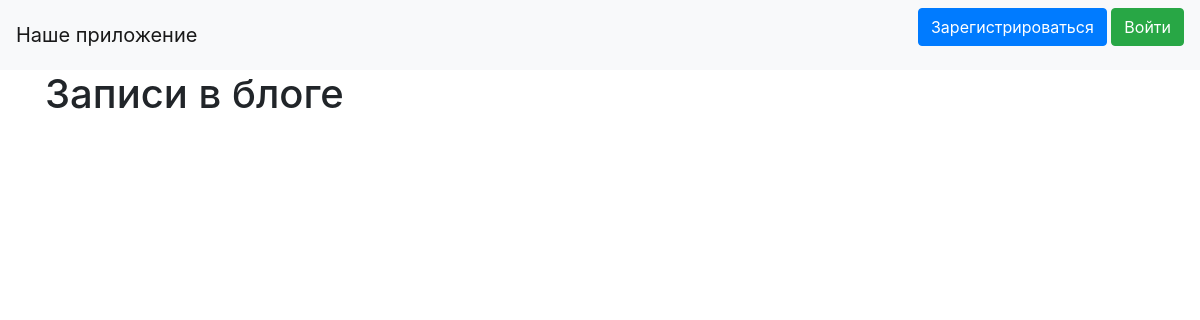
Before: / with the older database file.
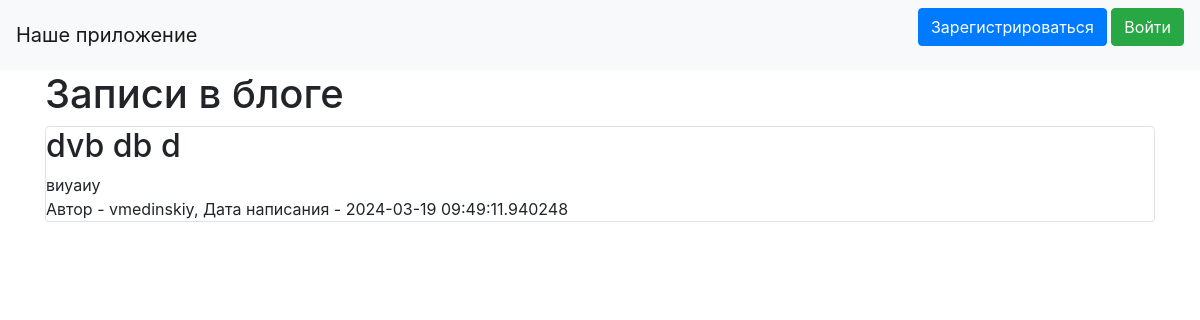
After: the same page with the newer database file.
### data/news.py (models this page shows)
class News(SqlAlchemyBase):
    __tablename__ = 'news'
    id = sqlalchemy.Column(sqlalchemy.Integer, primary_key=True, autoincrement=True)
    title = sqlalchemy.Column(sqlalchemy.String, nullable=True)
    content = sqlalchemy.Column(sqlalchemy.String, nullable=True)
    created_date = sqlalchemy.Column(sqlalchemy.DateTime, default=datetime.datetime.now)
    is_private = sqlalchemy.Column(sqlalchemy.Boolean, default=True)
    user_id = sqlalchemy.Column(sqlalchemy.Integer, sqlalchemy.ForeignKey("users.id"))
    user = orm.relationship('User')
    categories = orm.relationship("Category", secondary="association", backref="news")

### data/users.py (models this page shows, shortened)
class User(SqlAlchemyBase, UserMixin):
    __tablename__ = 'users'
    id = sqlalchemy.Column(sqlalchemy.Integer, primary_key=True, autoincrement=True)
    name = sqlalchemy.Column(sqlalchemy.String, nullable=True)
    about = sqlalchemy.Column(sqlalchemy.String, nullable=True)
    email = sqlalchemy.Column(sqlalchemy.String, index=True, unique=True, nullable=True)
    hashed_password = sqlalchemy.Column(sqlalchemy.String, nullable=True)
    created_date = sqlalchemy.Column(sqlalchemy.DateTime, default=datetime.datetime.now)
    news = orm.relationship("News", back_populates='user')

### server.py (the view)
@app.route("/")
def index():
    db_sess = db_session.create_session()
    if current_user.is_authenticated:
        news = db_sess.query(News).filter((News.user == current_user) | (News.is_private != True))
    else:
        news = db_sess.query(News).filter(News.is_private != True)
    return render_template("index.html", news=news)

### data/db_session.py (called while the page is built)
def create_session() -> Session:
    global __factory
    return __factory()

### templates/index.html (shortened to what this page needs)
{% extends "base.html" %}
{% block content %}
    <h1>Записи в блоге</h1>
    {% for item in news %}
        <div class="col-md6 border rounded">
            <h2>{{ item.title }}</h2>
            <div>
                {{ item.content }}
            </div>
            <div>
                Автор - {{ item.user.name }}, Дата написания - {{ item.created_date }}
            </div>
        </div>
    {% endfor %}
{% endblock %}

### templates/base.html (shortened to what this page needs)
<!doctype html>
<html lang="en">
<head>
    <link rel="stylesheet"
          href="https://stackpath.bootstrapcdn.com/bootstrap/4.4.1/css/bootstrap.min.css"
>
</head>
<body>
<header>
    <nav class="navbar navbar-light bg-light">
        <a class="navbar-brand" href="#">Наше приложение</a>
        {% if current_user.is_authenticated %}
            <a class="navbar-brand" href="/logout">{{ current_user.name }}</a>
        {% else %}
            <p>
                <a class="btn btn-primary " href="/register">Зарегистрироваться</a>
                <a class="btn btn-success" href="/login">Войти</a>
            </p>
        {% endif %}
    </nav>
</header>
<main role="main" class="container">
    {% block content %}{% endblock %}
</main>
</body>
</html>

Changed rows visible on the page:
added News: title "dvb db d", content "виуаиу", user.name "vmedinskiy", created_date "2024-03-19 09:49:11.940248"
